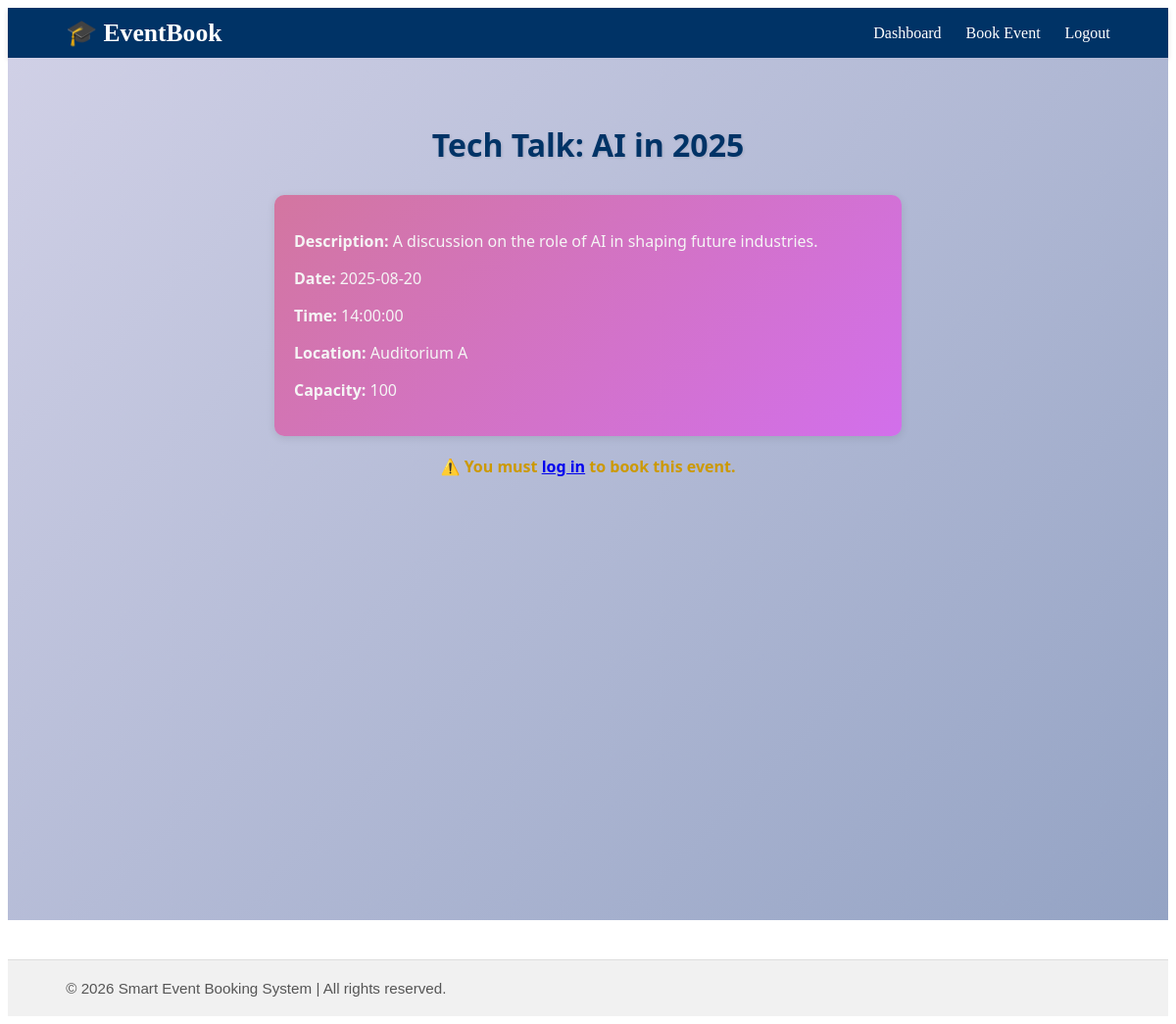
The app's page /event.php?id=1 with its own data.
### tables this page shows
CREATE TABLE `events` (
  `event_id` int(11) NOT NULL,
  `title` varchar(150) NOT NULL,
  `description` text DEFAULT NULL,
  `event_date` date NOT NULL,
  `event_time` time NOT NULL,
  `location` varchar(150) DEFAULT NULL,
  `capacity` int(11) NOT NULL,
  `created_by` int(11) DEFAULT NULL,
  `created_at` timestamp NOT NULL DEFAULT current_timestamp()
);

### event.php (the view, shortened to what this page needs)
<?php
include('includes/db.php');
include('includes/header-private.php');
$is_logged_in = isset($_SESSION['user_id']);
?>
<main class="sevt-main">
    <section class="sevt-container">
        <?php if (!isset($_GET['id'])): ?>
            <h2 class="sevt-heading">All Available Events</h2>
            <div class="sevt-grid">
                <?php
                $result = $conn->query("SELECT event_id, title, event_date, event_time, location FROM events ORDER BY event_date ASC");
                while ($row = $result->fetch_assoc()):
                ?>
                    <div class="sevt-card">
                        <h3><?php echo htmlspecialchars($row['title']); ?></h3>
                        <p><strong>Date:</strong> <?php echo $row['event_date']; ?></p>
                        <p><strong>Time:</strong> <?php echo $row['event_time']; ?></p>
                        <p><strong>Location:</strong> <?php echo htmlspecialchars($row['location']); ?></p>
                        <a href="event.php?id=<?php echo $row['event_id']; ?>" class="sevt-btn">View Details</a>
                    </div>
                <?php endwhile; ?>
            </div>
        <?php else: ?>
            <?php
            $event_id = intval($_GET['id']);
            $stmt = $conn->prepare("SELECT * FROM events WHERE event_id = ?");
            $stmt->bind_param("i", $event_id);
            $stmt->execute();
            $event = $stmt->get_result()->fetch_assoc();
            if ($event):
            ?>
                <h2 class="sevt-heading"><?php echo htmlspecialchars($event['title']); ?></h2>
                <div class="sevt-detail-box">
                    <p><strong>Description:</strong> <?php echo htmlspecialchars($event['description']); ?></p>
                    <p><strong>Date:</strong> <?php echo $event['event_date']; ?></p>
                    <p><strong>Time:</strong> <?php echo $event['event_time']; ?></p>
                    <p><strong>Location:</strong> <?php echo htmlspecialchars($event['location']); ?></p>
                    <p><strong>Capacity:</strong> <?php echo $event['capacity']; ?></p>
                </div>
                <?php if ($is_logged_in): ?>
                    <form action="book.php" method="POST" class="sevt-form">
                        <input type="hidden" name="event_id" value="<?php echo $event['event_id']; ?>">
                        <button type="submit" class="sevt-btn book">Book This Event</button>
                    </form>
                <?php else: ?>
                    <p class="sevt-msg warn">⚠️ You must <a href="login.php">log in</a> to book this event.</p>
                <?php endif; ?>
            <?php else: ?>
                <p class="sevt-msg error">❌ Event not found.</p>
            <?php endif; ?>
        <?php endif; ?>
    </section>
</main>
<?php include('includes/footer.php'); ?>

### css/style.css (style rules this page uses)
.sevt-main { background: linear-gradient(135deg, #1f1c2c, #928dab); color: #f5f5f5; padding: 60px 20px; min-height: 100vh; font-family: 'Segoe UI', sans-serif; }
.sevt-main { padding: 40px 20px; background: linear-gradient(135deg, #d0d0e6, #94a3c4); }
.sevt-heading { text-align: center; font-size: 2rem; color: #003366; margin-bottom: 30px; text-shadow: 1px 1px 3px rgba(0,0,0,0.1); }
.sevt-detail-box { max-width: 600px; margin: 0 auto 20px auto; padding: 20px; background: linear-gradient(135deg, #d376a0, #d26feb); border-radius: 10px; box-shadow: 0 2px 8px rgba(0,0,0,0.1); }
.sevt-msg { text-align: center; margin: 10px auto; font-weight: bold; font-size: 1rem; }
.sevt-msg.warn { color: #cc9900; }

### records on screen
events: title "Tech Talk: AI in 2025", description "A discussion on the role of AI in shaping future industries.", event_date "2025-08-20", event_time "14:00:00", location "Auditorium A", capacity "100"
